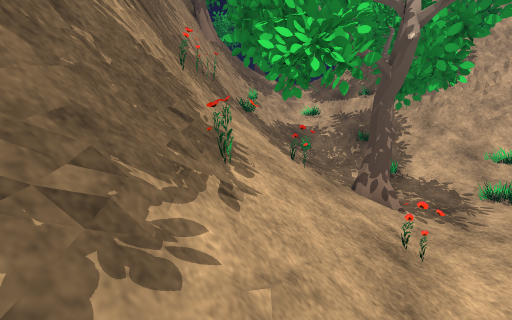
view 1 (above)

16 first-person views from a walk through a Unity game level. The camera is 1.2 m above the floor, tilts 8° down and sees 90° across. The floor is counted in squares, 0.5 m on a side. Each view is taken from the middle of a square. On the plan, view 1 faces up. The plan holds only what a view shows up to about 17 squares ahead; the rest is blank. The place goes on beyond the plan. The player is left out. Some surface patterns are stand-ins.

view 2
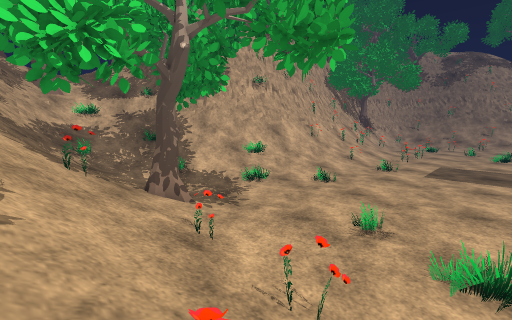

view 3
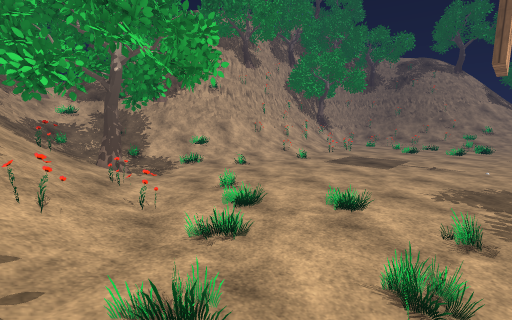

view 4
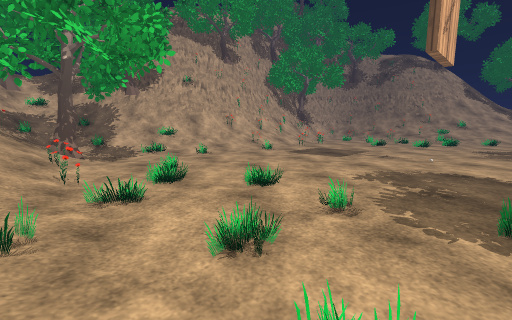

view 5
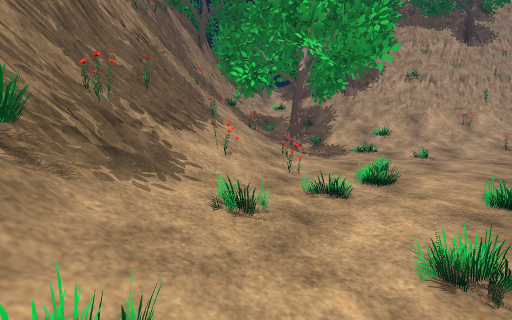

view 6
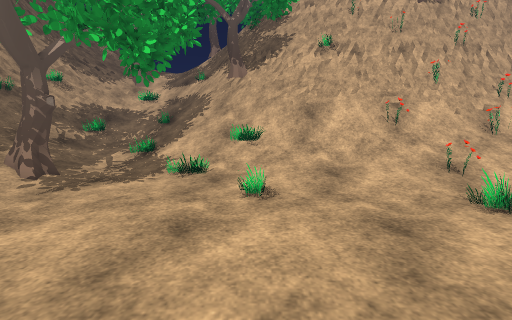

view 7
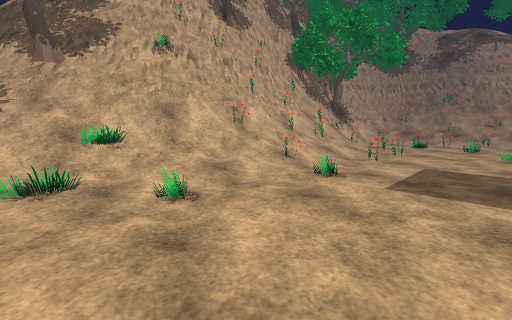

view 8
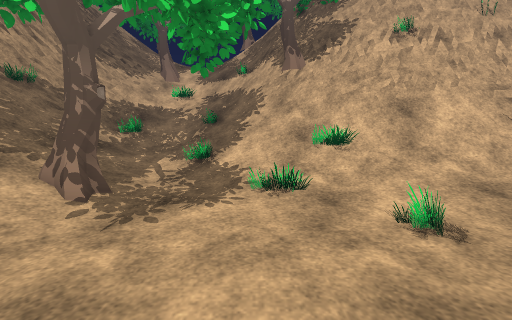

view 9
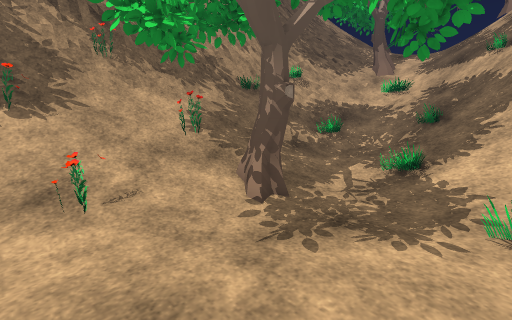

view 10
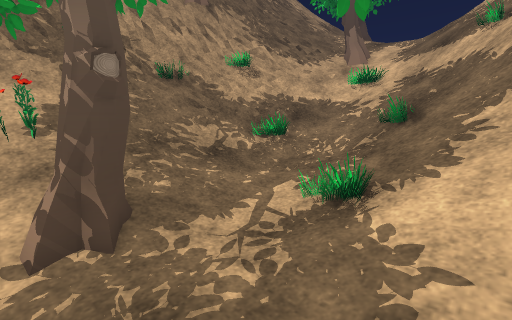

view 11
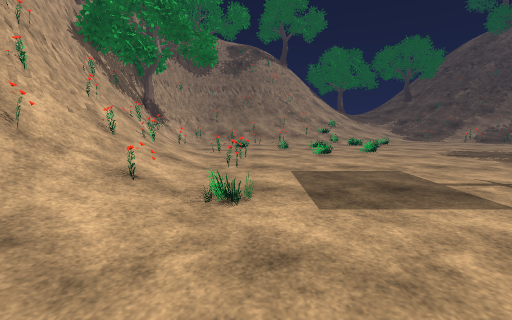

view 12
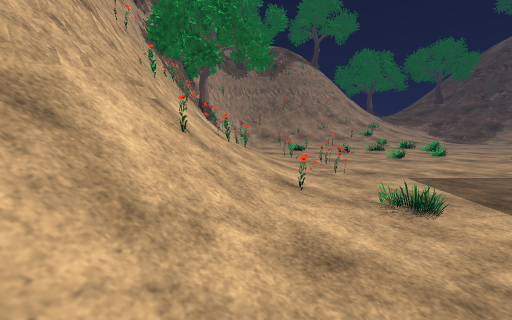

view 13
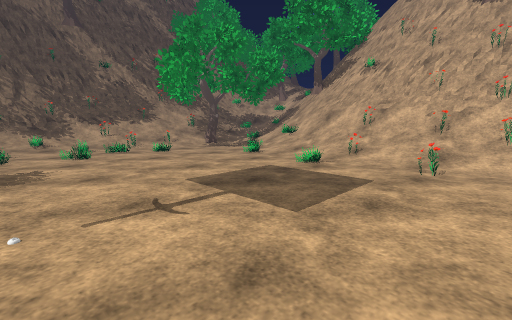

view 14
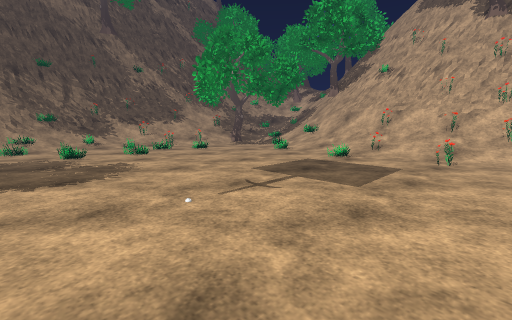

view 15
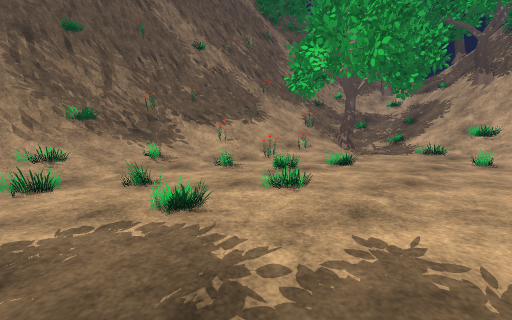

view 16
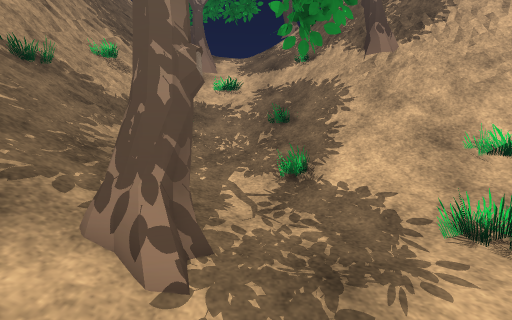

### Floor plan
Key: @ floor where view 1 was taken; # wall or solid block; . main floor; : floor 0.25 m higher than the main floor; + floor 1.25 m higher than the main floor; * floor 1.5 m higher than the main floor; % floor 1.75 m higher than the main floor; & floor 2 m higher than the main floor; / step, stairs or slope; = window, fence, low wall or low ledge; ^ raised ledge; T tree.
Columns run from 4 left of view 1 to 31 right of it. Each row starts with its distance up from view 1.
 23   ##=///////////=^###
 22   ##^=//////////######
 21   ##^&///////////TT^####
 20   ##^=/////////////#=^#####
 19   ##=//////////////#===#######   ###
 18   ##=*////////////////==############
 17   ##&////:////////////#=====^^####^^
 16  ##^#////:.////////////////====#=%==
 15  ##=//////..///////////////////++//
 14  ##TTT////....////////////==///==///
 13  ###TT////.....////////////////==//=
 12  ###TT///TT........////////////////=
 11  ###TTT//TT.............../=.//////.
 10  #^&TT#T:..................==.......
  9 ####TTTT:...........................
  8 ####+TT/./......................==..
  7 ##=%+///=.......................==..
  6 ##===///==..........................
  5 ##^==////...........................
  4 ##= ////............................
  3 ##%////===..........................
  2 #^=////.=...........................
  1 ###/==/.............................
  0 #^=/@=/.............................
 -1 #^#///..............................
 -2 #==///..............................
 -3 ##=//...............................
 -4 ###/:...............................
 -5 ###///..............................
 -6 ##=///..............................
 -7 ##=///..............................
 -8 ##=///.............................
 -9 ##=///.............................
-10 ##=///...........................
-11 ##=///..........................   .

Where each view was taken, in squares from view 1:
view 1: 0 up, 0 right, facing up
view 2: 0 up, 0 right, facing up-right
view 3: 8 down, 0 right, facing up-right
view 4: 11 down, 2 right, facing up-right
view 5: 11 down, 2 right, facing up
view 6: 0 up, 15 right, facing up
view 7: 1 up, 11 right, facing up-right
view 8: 3 up, 11 right, facing up
view 9: 5 up, 11 right, facing up-left
view 10: 10 up, 11 right, facing up-left
view 11: 6 up, 14 right, facing right
view 12: 12 up, 14 right, facing right
view 13: 7 down, 31 right, facing up-left
view 14: 11 down, 31 right, facing up-left
view 15: 11 down, 16 right, facing up-left
view 16: 7 up, 7 right, facing up
